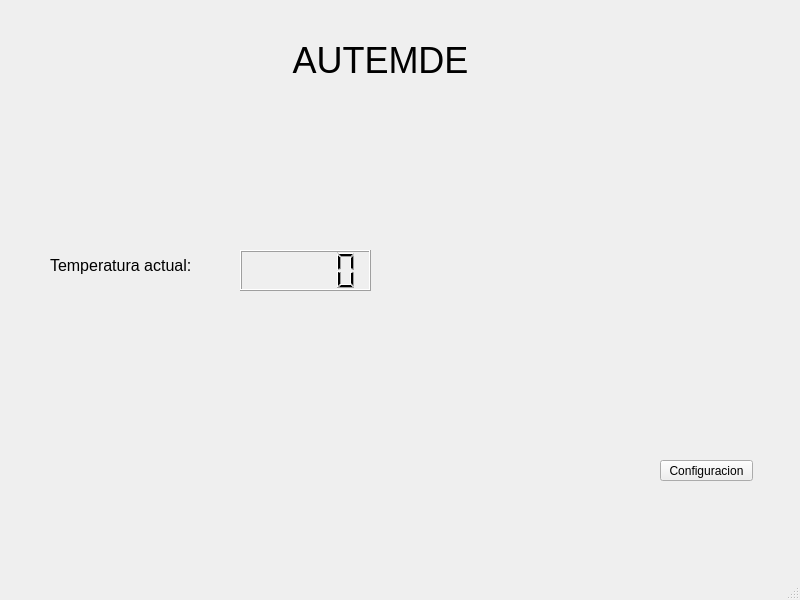
<?xml version="1.0" encoding="UTF-8"?>
<ui version="4.0">
 <class>MainWindow</class>
 <widget class="QMainWindow" name="MainWindow">
  <property name="geometry">
   <rect>
    <x>0</x>
    <y>0</y>
    <width>800</width>
    <height>600</height>
   </rect>
  </property>
  <property name="windowTitle">
   <string>MainWindow</string>
  </property>
  <widget class="QWidget" name="centralwidget">
   <widget class="QPushButton" name="pushButton_ui_config">
    <property name="geometry">
     <rect>
      <x>660</x>
      <y>460</y>
      <width>93</width>
      <height>21</height>
     </rect>
    </property>
    <property name="text">
     <string>Configuracion</string>
    </property>
   </widget>
   <widget class="QLabel" name="label">
    <property name="geometry">
     <rect>
      <x>270</x>
      <y>20</y>
      <width>221</width>
      <height>81</height>
     </rect>
    </property>
    <property name="font">
     <font>
      <pointsize>27</pointsize>
     </font>
    </property>
    <property name="text">
     <string>AUTEMDE</string>
    </property>
    <property name="alignment">
     <set>Qt::AlignCenter</set>
    </property>
   </widget>
   <widget class="QLabel" name="label_3">
    <property name="geometry">
     <rect>
      <x>50</x>
      <y>250</y>
      <width>191</width>
      <height>31</height>
     </rect>
    </property>
    <property name="font">
     <font>
      <pointsize>12</pointsize>
     </font>
    </property>
    <property name="text">
     <string>Temperatura actual:</string>
    </property>
   </widget>
   <widget class="QLCDNumber" name="lcdNumber_ui_temp">
    <property name="geometry">
     <rect>
      <x>240</x>
      <y>250</y>
      <width>131</width>
      <height>41</height>
     </rect>
    </property>
   </widget>
  </widget>
  <widget class="QMenuBar" name="menubar">
   <property name="geometry">
    <rect>
     <x>0</x>
     <y>0</y>
     <width>800</width>
     <height>26</height>
    </rect>
   </property>
  </widget>
  <widget class="QStatusBar" name="statusbar"/>
 </widget>
 <resources/>
 <connections/>
</ui>
